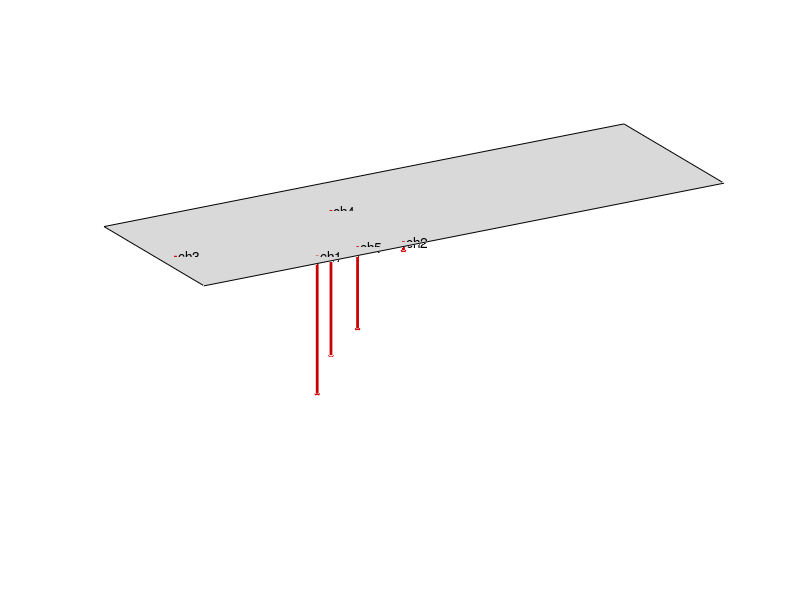

This figure's MATLAB source:
function fig = shapePlotPlate(plateDim, dofPos, shape, figTitle, displayChannels)
%COMPLEXSHAPEPLOTDEFAULT Summary of this function goes here
%   Detailed explanation goes here

if nargin < 3
    warning('shape mising');
    plateDim = [3, 1];
    dofPos = rand(5, 2) .* plateDim;
    shape = randn(1, 5);
end

if nargin < 4
    figTitle = '';
end

if nargin < 5
    displayChannels = true;
end

%%
n = length(shape);

shape = 0.4 * max(plateDim)/max(abs(shape)) * shape;

fig = figure('Name', figTitle);
set(fig, 'Position', get(fig, 'Position') .* [1 1 1.2 0.9]);
ax = axes(fig);
hold(ax, 'on');
% legend(ax, 'AutoUpdate' ,'off');

% plate
Xplate = [0, 0; plateDim(1), plateDim(1)];
Yplate = [0, plateDim(2); 0, plateDim(2)];
Zplate = zeros(2);

surf(ax, Xplate, Yplate, Zplate, 'EdgeColor', 'black', 'FaceColor', 0.5*[1 1 1], 'FaceAlpha', 0.3);

% dof
for k = 1:n
    X = dofPos(k, 1) * ones(1, 2);
    Y = dofPos(k, 2) * ones(1, 2);
    Z = [0, shape(k)];
    
    dofColor = 0.8 * [1 0 0];
    
    plot3(ax, X, Y, Z, 'LineWidth', 2, 'DisplayName', ['channel ', num2str(k)], 'Color', dofColor);
    
    %scatter3(ax, X(1), Y(1), Z(1), 2, 'X', 'LineWidth', 10, 'MarkerEdgeColor', dofColor);
    if shape(k) >= 0
        arrowPointer = '^';
    else
        arrowPointer = 'v';
    end
    scatter3(ax, X(2), Y(2), Z(2), 2, arrowPointer, 'LineWidth', 3, 'MarkerEdgeColor', dofColor);
    
    if displayChannels
        %text(ax, X(2), Y(2), Z(2) + 0.1*sign(shape(k))*max(abs(shape)), ['', num2str(k)]);
        text(ax, X(1), Y(1), Z(1), [' ch', num2str(k)]);
    end
end


% legendNames = {};
% for k = 1:length(shape)
%     legendNames{end+1} = ['dof', num2str(k)];
% end
% 
% legend(ax, legendNames);



view(ax, -30, 20);

pbaspect(ax, [plateDim, 0.3*max(plateDim)]);
set(ax,'visible','off');


end
